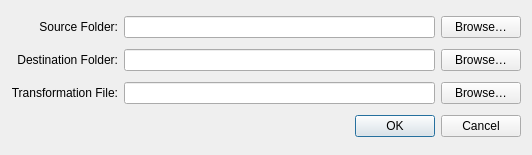
<?xml version="1.0" encoding="UTF-8"?>
<ui version="4.0">
 <class>BatchProcessDialog</class>
 <widget class="QDialog" name="BatchProcessDialog">
  <property name="windowModality">
   <enum>Qt::ApplicationModal</enum>
  </property>
  <property name="geometry">
   <rect>
    <x>0</x>
    <y>0</y>
    <width>532</width>
    <height>155</height>
   </rect>
  </property>
  <property name="windowTitle">
   <string>Batch Process Dialog</string>
  </property>
  <layout class="QGridLayout" name="gridLayout">
   <item row="0" column="0">
    <widget class="QLabel" name="label">
     <property name="text">
      <string>Source Folder:</string>
     </property>
     <property name="alignment">
      <set>Qt::AlignRight|Qt::AlignTrailing|Qt::AlignVCenter</set>
     </property>
    </widget>
   </item>
   <item row="0" column="1">
    <widget class="QLineEdit" name="lineEditSourceFolder"/>
   </item>
   <item row="0" column="2">
    <widget class="QPushButton" name="pushButtonBrowseSourceFolder">
     <property name="text">
      <string>Browse…</string>
     </property>
    </widget>
   </item>
   <item row="1" column="0">
    <widget class="QLabel" name="label_2">
     <property name="text">
      <string>Destination Folder:</string>
     </property>
     <property name="alignment">
      <set>Qt::AlignRight|Qt::AlignTrailing|Qt::AlignVCenter</set>
     </property>
    </widget>
   </item>
   <item row="1" column="1">
    <widget class="QLineEdit" name="lineEditDestinationFolder"/>
   </item>
   <item row="1" column="2">
    <widget class="QPushButton" name="pushButtonBrowseDestinationFolder">
     <property name="text">
      <string>Browse…</string>
     </property>
    </widget>
   </item>
   <item row="2" column="0">
    <widget class="QLabel" name="label_3">
     <property name="text">
      <string>Transformation File:</string>
     </property>
     <property name="alignment">
      <set>Qt::AlignRight|Qt::AlignTrailing|Qt::AlignVCenter</set>
     </property>
    </widget>
   </item>
   <item row="2" column="1">
    <widget class="QLineEdit" name="lineEditTransformationFile"/>
   </item>
   <item row="2" column="2">
    <widget class="QPushButton" name="pushButtonBrowseTransformationFile">
     <property name="text">
      <string>Browse…</string>
     </property>
    </widget>
   </item>
   <item row="3" column="0" colspan="3">
    <widget class="QDialogButtonBox" name="buttonBox">
     <property name="orientation">
      <enum>Qt::Horizontal</enum>
     </property>
     <property name="standardButtons">
      <set>QDialogButtonBox::Cancel|QDialogButtonBox::Ok</set>
     </property>
    </widget>
   </item>
  </layout>
 </widget>
 <resources/>
 <connections>
  <connection>
   <sender>buttonBox</sender>
   <signal>accepted()</signal>
   <receiver>BatchProcessDialog</receiver>
   <slot>accept()</slot>
   <hints>
    <hint type="sourcelabel">
     <x>228</x>
     <y>184</y>
    </hint>
    <hint type="destinationlabel">
     <x>157</x>
     <y>231</y>
    </hint>
   </hints>
  </connection>
  <connection>
   <sender>buttonBox</sender>
   <signal>rejected()</signal>
   <receiver>BatchProcessDialog</receiver>
   <slot>reject()</slot>
   <hints>
    <hint type="sourcelabel">
     <x>296</x>
     <y>190</y>
    </hint>
    <hint type="destinationlabel">
     <x>286</x>
     <y>231</y>
    </hint>
   </hints>
  </connection>
  <connection>
   <sender>pushButtonBrowseSourceFolder</sender>
   <signal>clicked()</signal>
   <receiver>BatchProcessDialog</receiver>
   <slot>sourceFolderBrowse_clicked()</slot>
   <hints>
    <hint type="sourcelabel">
     <x>563</x>
     <y>36</y>
    </hint>
    <hint type="destinationlabel">
     <x>458</x>
     <y>150</y>
    </hint>
   </hints>
  </connection>
  <connection>
   <sender>pushButtonBrowseDestinationFolder</sender>
   <signal>clicked()</signal>
   <receiver>BatchProcessDialog</receiver>
   <slot>destinationFolderBrowse_clicked()</slot>
   <hints>
    <hint type="sourcelabel">
     <x>592</x>
     <y>82</y>
    </hint>
    <hint type="destinationlabel">
     <x>528</x>
     <y>156</y>
    </hint>
   </hints>
  </connection>
  <connection>
   <sender>pushButtonBrowseTransformationFile</sender>
   <signal>clicked()</signal>
   <receiver>BatchProcessDialog</receiver>
   <slot>transformationFileBrowse_clicked()</slot>
   <hints>
    <hint type="sourcelabel">
     <x>605</x>
     <y>124</y>
    </hint>
    <hint type="destinationlabel">
     <x>609</x>
     <y>157</y>
    </hint>
   </hints>
  </connection>
 </connections>
 <slots>
  <slot>sourceFolderBrowse_clicked()</slot>
  <slot>destinationFolderBrowse_clicked()</slot>
  <slot>transformationFileBrowse_clicked()</slot>
 </slots>
</ui>
